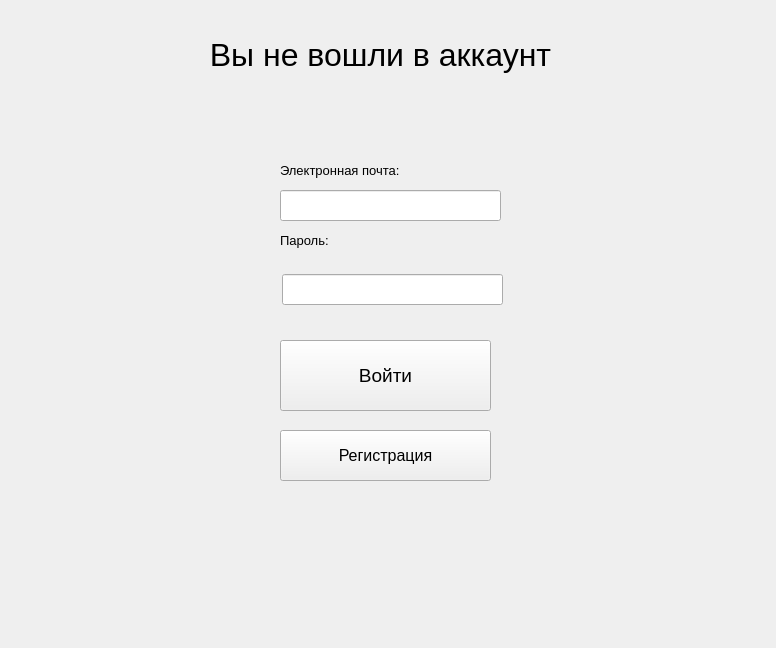
<?xml version="1.0" encoding="UTF-8"?>
<ui version="4.0">
 <class>sign_in_window</class>
 <widget class="QMainWindow" name="sign_in_window">
  <property name="enabled">
   <bool>true</bool>
  </property>
  <property name="geometry">
   <rect>
    <x>0</x>
    <y>0</y>
    <width>776</width>
    <height>648</height>
   </rect>
  </property>
  <property name="minimumSize">
   <size>
    <width>776</width>
    <height>648</height>
   </size>
  </property>
  <property name="maximumSize">
   <size>
    <width>776</width>
    <height>648</height>
   </size>
  </property>
  <property name="windowTitle">
   <string>Заметки</string>
  </property>
  <widget class="QWidget" name="centralwidget">
   <widget class="QPushButton" name="sign_in_btn">
    <property name="geometry">
     <rect>
      <x>280</x>
      <y>340</y>
      <width>211</width>
      <height>71</height>
     </rect>
    </property>
    <property name="font">
     <font>
      <pointsize>14</pointsize>
     </font>
    </property>
    <property name="text">
     <string>Войти</string>
    </property>
   </widget>
   <widget class="QPushButton" name="register_btn">
    <property name="geometry">
     <rect>
      <x>280</x>
      <y>430</y>
      <width>211</width>
      <height>51</height>
     </rect>
    </property>
    <property name="font">
     <font>
      <pointsize>12</pointsize>
     </font>
    </property>
    <property name="text">
     <string>Регистрация</string>
    </property>
   </widget>
   <widget class="QLabel" name="sign_in_label">
    <property name="geometry">
     <rect>
      <x>170</x>
      <y>20</y>
      <width>421</width>
      <height>71</height>
     </rect>
    </property>
    <property name="font">
     <font>
      <pointsize>24</pointsize>
     </font>
    </property>
    <property name="text">
     <string>Вы не вошли в аккаунт</string>
    </property>
    <property name="alignment">
     <set>Qt::AlignCenter</set>
    </property>
    <property name="textInteractionFlags">
     <set>Qt::TextSelectableByMouse</set>
    </property>
   </widget>
   <widget class="QLineEdit" name="email_input">
    <property name="geometry">
     <rect>
      <x>280</x>
      <y>190</y>
      <width>221</width>
      <height>31</height>
     </rect>
    </property>
   </widget>
   <widget class="QLabel" name="password_label">
    <property name="geometry">
     <rect>
      <x>280</x>
      <y>230</y>
      <width>221</width>
      <height>21</height>
     </rect>
    </property>
    <property name="font">
     <font>
      <pointsize>10</pointsize>
     </font>
    </property>
    <property name="text">
     <string>Пароль:</string>
    </property>
   </widget>
   <widget class="QLabel" name="email_label">
    <property name="geometry">
     <rect>
      <x>280</x>
      <y>160</y>
      <width>221</width>
      <height>21</height>
     </rect>
    </property>
    <property name="font">
     <font>
      <pointsize>10</pointsize>
     </font>
    </property>
    <property name="text">
     <string>Электронная почта:</string>
    </property>
   </widget>
   <widget class="QLabel" name="error_label">
    <property name="geometry">
     <rect>
      <x>0</x>
      <y>580</y>
      <width>771</width>
      <height>61</height>
     </rect>
    </property>
    <property name="font">
     <font>
      <pointsize>14</pointsize>
     </font>
    </property>
    <property name="text">
     <string/>
    </property>
   </widget>
   <widget class="QLineEdit" name="lineEdit">
    <property name="geometry">
     <rect>
      <x>282</x>
      <y>274</y>
      <width>221</width>
      <height>31</height>
     </rect>
    </property>
   </widget>
  </widget>
 </widget>
 <resources/>
 <connections/>
</ui>
